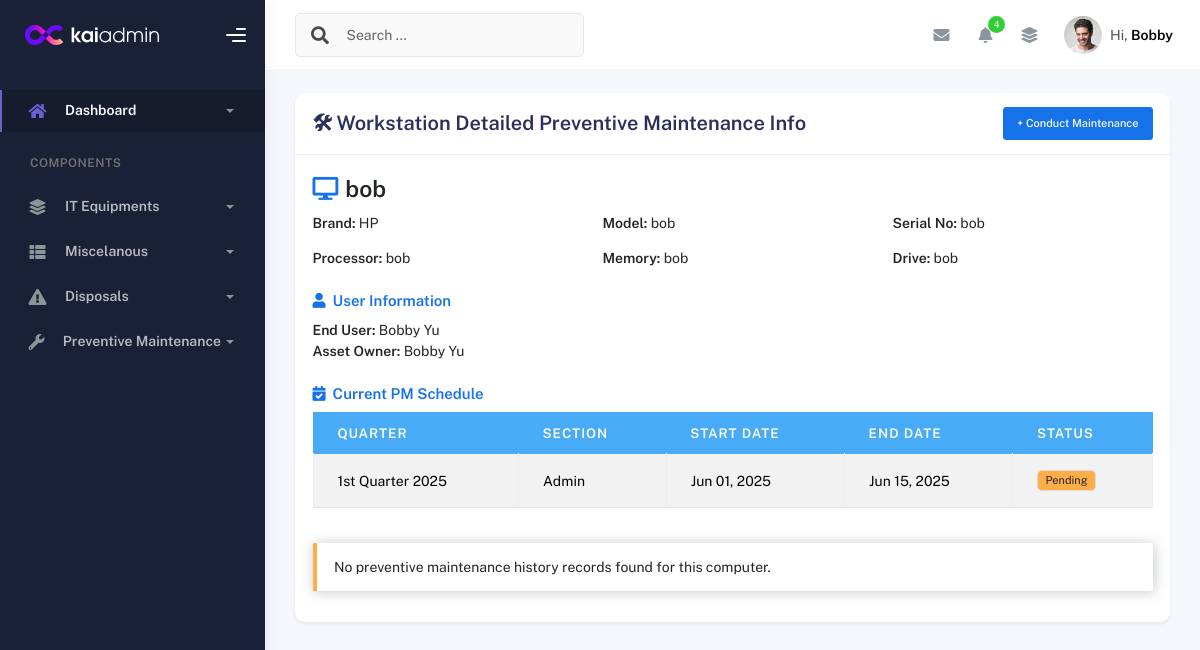
The app's page /maintenance/history/1/, older data.
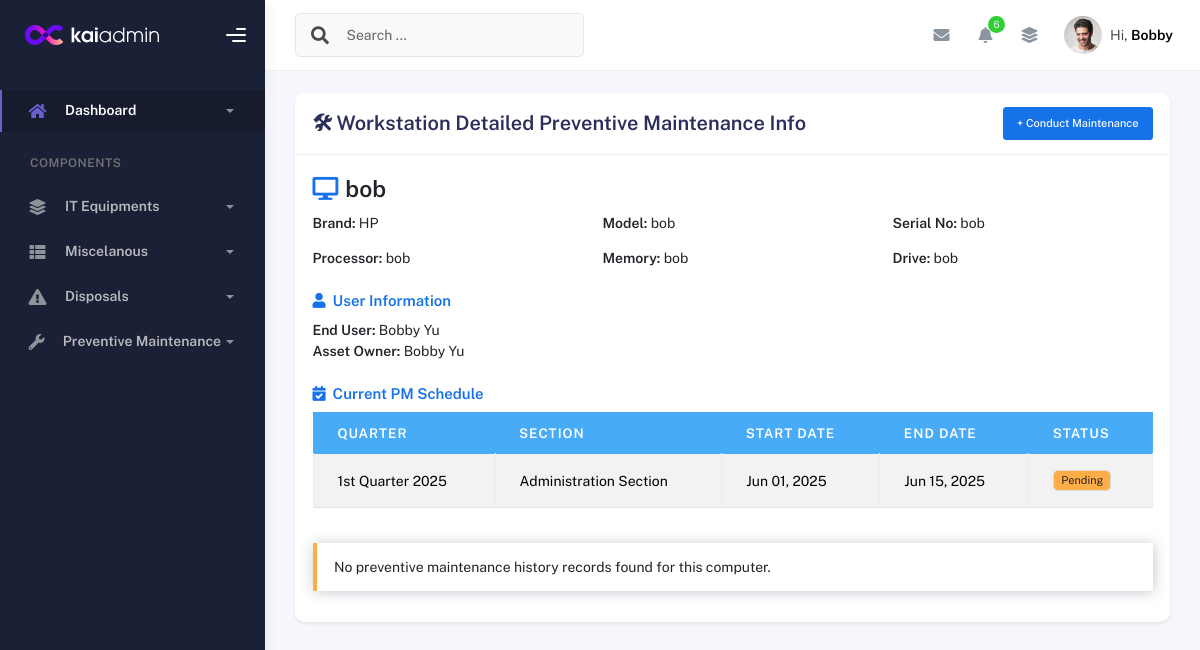
The same page, newer data.
### inventory/models.py (models this page shows, shortened)
class PMScheduleAssignment(models.Model):
    desktop_package = models.ForeignKey(Desktop_Package, on_delete=models.CASCADE, related_name='pm_assignments')
    pm_section_schedule = models.ForeignKey('PMSectionSchedule', on_delete=models.CASCADE, related_name='schedule_assignments')
    assigned_date = models.DateField(auto_now_add=True)
    is_completed = models.BooleanField(default=False)
    remarks = models.TextField(blank=True, null=True)

class PMSectionSchedule(models.Model):
    quarter_schedule = models.ForeignKey(QuarterSchedule, on_delete=models.CASCADE, related_name='schedules')
    section = models.ForeignKey(OfficeSection, on_delete=models.CASCADE)
    start_date = models.DateField()
    end_date = models.DateField()
    notes = models.TextField(blank=True, null=True)

class OfficeSection(models.Model):
    name = models.CharField(max_length=255, unique=True)

class QuarterSchedule(models.Model):
    QUARTERS = [
        ('Q1', '1st Quarter'),
        ('Q2', '2nd Quarter'),
        ('Q3', '3rd Quarter'),
        ('Q4', '4th Quarter'),
    ]
    year = models.IntegerField()
    quarter = models.CharField(max_length=2, choices=QUARTERS)

### inventory/views.py (the view)
# urls.py: path('maintenance/history/<int:desktop_id>/', views.maintenance_history_view, name='maintenance_history'),
def maintenance_history_view(request, desktop_id):
    desktop = get_object_or_404(Desktop_Package, pk=desktop_id)
    desktop_details = DesktopDetails.objects.filter(desktop_package=desktop).first()
    user_details = UserDetails.objects.filter(desktop_package=desktop).first()
    maintenance_history = (
        PreventiveMaintenance.objects
        .filter(desktop_package=desktop)
        .select_related('pm_schedule_assignment__pm_section_schedule__quarter_schedule')
        .order_by('date_accomplished')
    )
    latest_pm = maintenance_history.last()
    current_pm_schedule = PMScheduleAssignment.objects.filter(
        desktop_package=desktop
    ).select_related(
        'pm_section_schedule__quarter_schedule',
        'pm_section_schedule__section'
    ).order_by(
        'pm_section_schedule__quarter_schedule__year',
        'pm_section_schedule__quarter_schedule__quarter'
    )
    return render(request, 'maintenance/history.html', {
        'desktop': desktop,
        'desktop_details': desktop_details,
        'user_details': user_details,
        'maintenance_history': maintenance_history,
        'maintenance_records': maintenance_history,
        'pm': latest_pm,
        'current_pm_schedule': current_pm_schedule,  # New table data
    })

### inventory/context_processors.py (called while the page is built)
def pending_pm_notifications(request):
    today = date.today()
    near_future = today + timedelta(days=3)
    pending_pm = PMScheduleAssignment.objects.filter(
        is_completed=False,
        pm_section_schedule__start_date__lte=near_future
    ).select_related('desktop_package', 'pm_section_schedule__quarter_schedule', 'pm_section_schedule__section')
    for assignment in pending_pm:
        desktop_detail = DesktopDetails.objects.filter(desktop_package=assignment.desktop_package).first()
        assignment.computer_name = desktop_detail.computer_name if desktop_detail else f"Desktop #{assignment.desktop_package.id}"
        assignment.is_overdue = assignment.pm_section_schedule.start_date < today
    return {
        'pending_pm_count': pending_pm.count(),
        'pending_pm_list': pending_pm[:5],  # Limit to top 5
    }

### inventory/models.py (called while the page is built)
    def __str__(self):
        return self.name

    @property
    def full_name(self):
        return f"{self.employee_fname} {self.employee_lname}".strip()

### templates/maintenance/history.html (shortened to what the changed rows need)
{% extends 'base.html' %}
{% load custom_filters %}
{% load static %}
{% block content %}
<div class="container">
  <div class="page-inner">
    <div class="row justify-content-center">
      <div class="col-lg-12">
        <div class="card shadow-sm border-0">
          <div class="card-body">
            {% if current_pm_schedule %}
            <div class="mb-4">
              <div class="table-responsive">
                <table class="table table-striped table-bordered table-head-bg-info">
                  <thead class="bg-info text-white">
                    <tr>
                      <th>Quarter</th>
                      <th>Section</th>
                      <th>Start Date</th>
                      <th>End Date</th>
                      <th>Status</th>
                    </tr>
                  </thead>
                  <tbody>
                    {% for schedule in current_pm_schedule %}
                    <tr>
                      <td>{{ schedule.pm_section_schedule.quarter_schedule.get_quarter_display }} {{ schedule.pm_section_schedule.quarter_schedule.year }}</td>
                      <td>{{ schedule.pm_section_schedule.section.name }}</td>
                      <td>{{ schedule.pm_section_schedule.start_date|date:"M d, Y" }}</td>
                      <td>{{ schedule.pm_section_schedule.end_date|date:"M d, Y" }}</td>
                      <td>
                        {% if schedule.is_completed %}
                          <span class="badge bg-success">Completed</span>
                        {% else %}
                          <span class="badge bg-warning text-dark">Pending</span>
                        {% endif %}
                      </td>
                    </tr>
                    {% endfor %}
                  </tbody>
                </table>
              </div>
            </div>
            {% endif %}
          </div>
        </div>
      </div>
    </div>
  </div>
</div>
{% endblock %}

Row changes from the older to the newer data that the page shows:
changed through a linked row, PMScheduleAssignment "1st Quarter": pm_section_schedule.section.name "Admin" → "Administration Section"
Text that changed along with them:
{{ pending_pm_count }}: "4" → "6"
